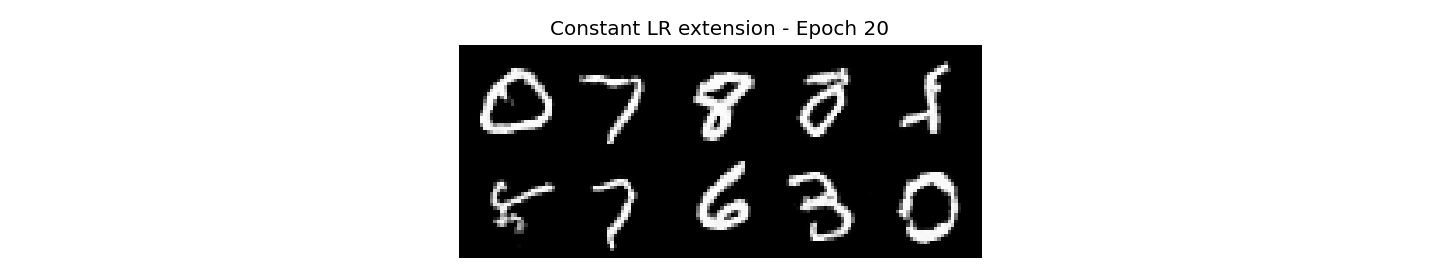
#> input picture images/bells_constant_lr.png, 1440 x 276 px; its folder holds 4 pictures in this run
$ python prepare_panorama_points.py
#> lines starting #> are read from the running program, lines starting #| are printed output that depends on the picture
### project4/panorama_extensions.py
"""Part A: multiple-image feather blending and direct cylindrical resampling.

No library homography-estimation, perspective-warp, or interpolation routines
are used here. Coordinates are (x, y); image indexing is [y, x].
"""

from pathlib import Path
import json
import time

import numpy as np
from PIL import Image, ImageOps


def load_photos(folder="images", max_side=1200, mode="RGB"):
    """Read photos at a practical working resolution; retain original sizes."""
#> called with folder = 'images', max_side = 1200, mode = 'RGB'
    from pillow_heif import register_heif_opener
    register_heif_opener()
#> (this line was passed over: pillow_heif is not available in this run)
    photos, sizes = {}, {}
    for path in sorted(Path(folder).iterdir()):
        if path.suffix.lower() not in {".heic", ".heif", ".jpg", ".jpeg", ".png"}:
            continue
        with Image.open(path) as raw:
#> raw is the input picture: PIL image 1440x276 RGBA; mean R, G, B, A 190.8, 190.8, 190.8, 255
            im = ImageOps.exif_transpose(raw).convert(mode)
            sizes[path.name] = im.size
            if max_side is not None:
                im.thumbnail((max_side, max_side), Image.Resampling.LANCZOS)
#> im: PIL image 1200x230 RGB
            photos[path.name] = np.array(im)
    if not photos:
        raise ValueError(f"No photos found in {folder}")
    return photos, sizes


# [225 lines left out: functions project_points, computeH_normalized, pair_points, align_photos, _image_boundary, sample_bilinear and 2 more, not called in this run]


EXAMPLE_GROUPS = {
    "mosaic_1": (["IMG_6205.HEIC", "IMG_6206.HEIC", "IMG_6207.HEIC"], "IMG_6206.HEIC"),
    "mosaic_2": (["IMG_6208.HEIC", "IMG_6209.HEIC", "IMG_6210.HEIC"], "IMG_6209.HEIC"),
    "mosaic_3": (["IMG_6211.HEIC", "IMG_6212.HEIC", "IMG_6213.HEIC"], "IMG_6212.HEIC"),
}

### project4/prepare_panorama_points.py
"""Optional, reproducible correspondence preparation for the supplied photos.

OpenCV is used ONLY for SIFT descriptors and descriptor matching. Robust fitting
is implemented below, and every homography is fitted with our own Ah=b solver.
The saved point file allows the notebook to run without OpenCV installed.
"""
import argparse
import json
from pathlib import Path
import sys

import numpy as np
from PIL import Image, ImageDraw

from panorama_extensions import load_photos, computeH_normalized, project_points


# [69 lines left out: functions robust_matches, spread_points, draw_matches, not called in this run]


def main():
    parser = argparse.ArgumentParser()
    parser.add_argument("--opencv-path", default=None)
    parser.add_argument("--max-side", type=int, default=1200)
    args = parser.parse_args()
    if args.opencv_path:
        sys.path.insert(0, args.opencv_path)
    import cv2
    photos, sizes = load_photos(max_side=args.max_side)
#> photos = 4 items; sizes = {'bells_constant_lr.png': (1440, 276), 'bells_euler_50.png': (1440, 276), 'bells_heun_50.png': (1440, 276), 'bells_sampling_steps.png': (2235, 1177)}
    sift = cv2.SIFT_create(nfeatures=4500, contrastThreshold=0.025)
    features = {}
    for name, im in photos.items():
        gray = np.asarray(Image.fromarray(im).convert("L"))
        keypoints, descriptors = sift.detectAndCompute(gray, None)
        features[name] = (keypoints, descriptors)
        print(name, "keypoints", len(keypoints), flush=True)
#> this loop made 4 passes
#> name on passes 1 to 4: 'bells_constant_lr.png', 'bells_euler_50.png', 'bells_heun_50.png', 'bells_sampling_steps.png'
#| bells_constant_lr.png keypoints 338
#| bells_euler_50.png keypoints 349
#| bells_heun_50.png keypoints 324
#| bells_sampling_steps.png keypoints 2560
#> pass 2, in main, `gray = np.asarray(Image.fromarray(im).convert("L"))`:
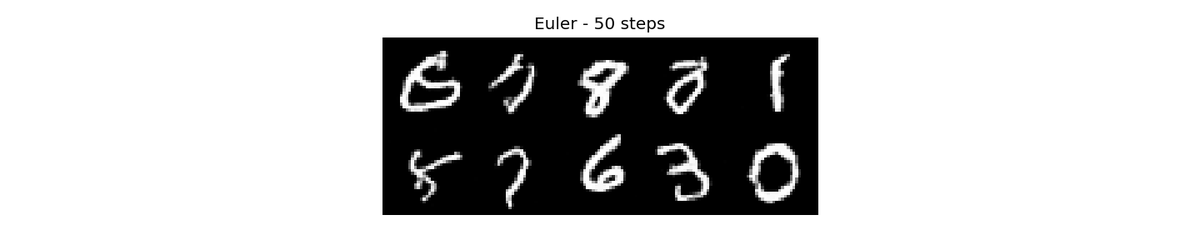
#> gray: shape (230, 1200); min 0, max 255, mean 191.1
#> after the loop:
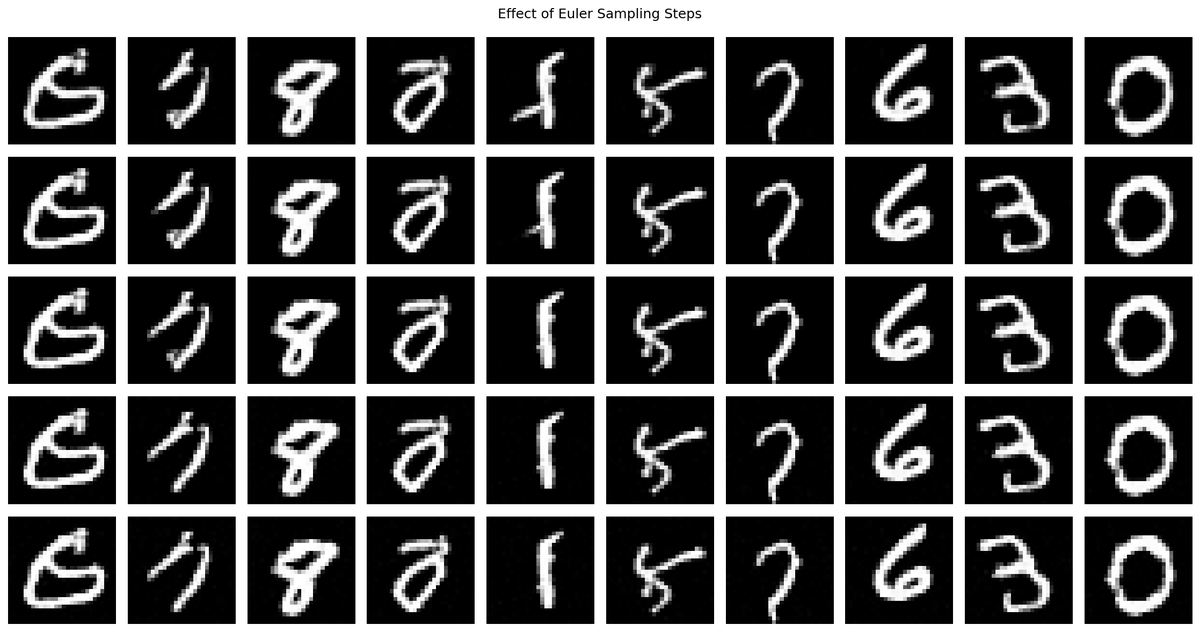
#> gray: shape (632, 1200); min 0, max 255, mean 86.1
#> after the loop, features = 4 items
    names = list(photos)
#> names = ['bells_constant_lr.png', 'bells_euler_50.png', 'bells_heun_50.png', 'bells_sampling_steps.png']
    edges = list(zip(names[:-1], names[1:]))
#> edges = [('bells_constant_lr.png', 'bells_euler_50.png'), ('bells_euler_50.png', 'bells_heun_50.png'), ('bells_heun_50.png', 'bells_sampling_steps.png')]
    # Additional overlapping views reduce chained alignment drift.
#> (the run stopped early here; a loop or call above may not have finished)
